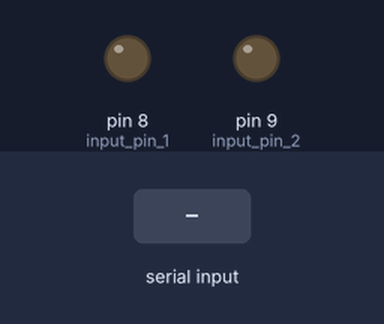
The sketch below on a simulated Arduino Uno, built with avr-gcc and run on an emulated ATmega328P. Shown: output pins drawn as LEDs (lit = HIGH). The inputs (shaded band) are chosen by the test bench.

Above: at 1.2 s.
1.3 s: "1" received over the second serial link
At 1.8 s:
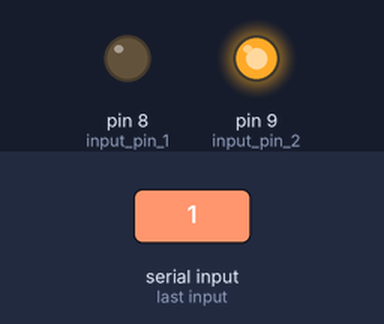
Timing chart, 0 to 4.3 s (numbered marks = the images above; inputs shaded):
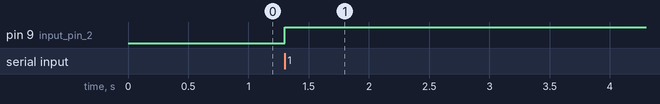

The sketch:

BluetoothControl.ino
```cpp
#include <SoftwareSerial.h>

SoftwareSerial bluetooth(1, 0);

int input_pin_1 = 8;
int input_pin_2 = 9;

void setup()
{
  bluetooth.begin(9600);
  pinMode(input_pin_1, OUTPUT);
  pinMode(input_pin_2, OUTPUT);
}

void loop()
{
  if (bluetooth.available()) {
    int data = bluetooth.read();

    if (data > 0) {
      if (data == 20) {
        digitalWrite(input_pin_1, LOW);
        digitalWrite(input_pin_2, LOW);
      } else if (data > 0 && data < 20) {
        digitalWrite(input_pin_1, HIGH);
        digitalWrite(input_pin_2, LOW);
      } else {
        digitalWrite(input_pin_1, LOW);
        digitalWrite(input_pin_2, HIGH);
      }
    }
  }
}
```

Measured:
- after the input at 1.3 s, pin 9 (input_pin_2): LOW → HIGH at once
